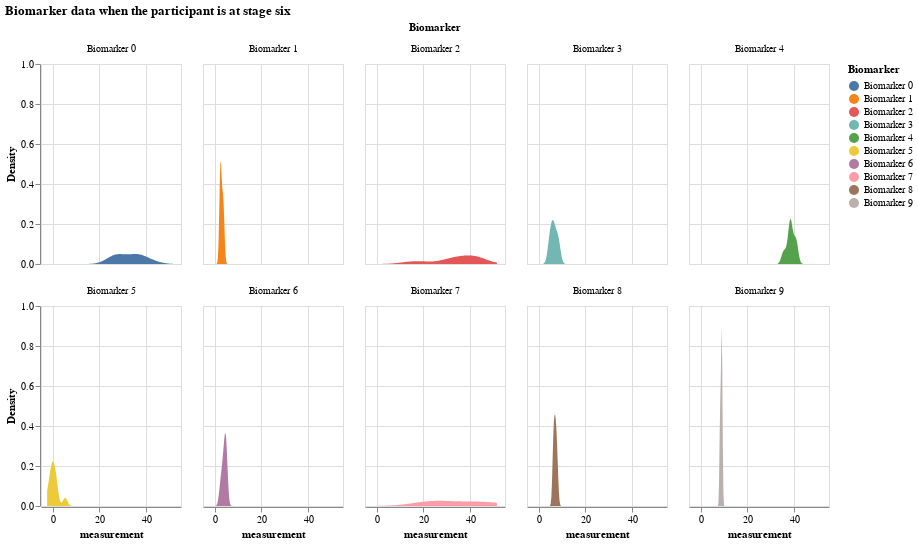

Here is the notebook cell this chart was saved with:
### Markdown cell above
### Distribution of all biomarker values when the participant is at a certain disease stage

### Code cell
# biomarker data when the participant is at stage 6
df_kj_6 = df_expanded[df_expanded.k_j == 6]
df_kj_6

alt.Chart(df_kj_6).transform_density(
    'measurement',
    as_=['measurement', 'Density'],
    groupby=['Biomarker']
).mark_area().encode(
    x="measurement:Q",
    y="Density:Q",
    facet = alt.Facet(
        "Biomarker:N",
        columns = 5
    ),
    color=alt.Color(
        'Biomarker:N'
    )
).properties(
    width= 140,
    height = 200,
).properties(
    title='Biomarker data when the participant is at stage six'
)

### Figure 1 — Vega-Lite specification as saved in the notebook (floating-point values rounded to 4 significant figures)
{"config": {"view": {"continuousWidth": 300, "continuousHeight": 300}}, "data": {"name": "data-7658933445d527da72179fa3f247dd22"}, "mark": {"type": "area"}, "encoding": {"color": {"field": "Biomarker", "type": "nominal"}, "facet": {"columns": 5, "field": "Biomarker", "type": "nominal"}, "x": {"field": "measurement", "type": "quantitative"}, "y": {"field": "Density", "type": "quantitative"}}, "height": 200, "title": "Biomarker data when the participant is at stage six", "transform": [{"density": "measurement", "groupby": ["Biomarker"], "as": ["measurement", "Density"]}], "width": 140, "$schema": "https://vega.github.io/schema/vega-lite/v5.16.3.json", "datasets": {"data-7658933445d527da72179fa3f247dd22": [{"Biomarker": "Biomarker 0", "participant": 3, "measurement": 25.87, "k_j": 6, "S_n": 8, "affected_or_not": "not_affected"}, {"Biomarker": "Biomarker 0", "participant": 11, "measurement": 36.12, "k_j": 6, "S_n": 8, "affected_or_not": "not_affected"}, {"Biomarker": "Biomarker 0", "participant": 12, "measurement": 35.45, "k_j": 6, "S_n": 8, "affected_or_not": "not_affected"}, {"Biomarker": "Biomarker 0", "participant": 36, "measurement": 38.12, "k_j": 6, "S_n": 8, "affected_or_not": "not_affected"}, {"Biomarker": "Biomarker 0", "participant": 42, "measurement": 26.65, "k_j": 6, "S_n": 8, "affected_or_not": "not_affected"}, {"Biomarker": "Biomarker 0", "participant": 48, "measurement": 42.76, "k_j": 6, "S_n": 8, "affected_or_not": "not_affected"}, {"Biomarker": "Biomarker 0", "participant": 52, "measurement": 36.99, "k_j": 6, "S_n": 8, "affected_or_not": "not_affected"}, {"Biomarker": "Biomarker 0", "participant": 58, "measurement": 28.02, "k_j": 6, "S_n": 8, "affected_or_not": "not_affected"}, {"Biomarker": "Biomarker 0", "participant": 78, "measurement": 27.15, "k_j": 6, "S_n": 8, "affected_or_not": "not_affected"}, {"Biomarker": "Biomarker 0", "participant": 90, "measurement": 31.7, "k_j": 6, "S_n": 8, "affected_or_not": "not_affected"}, {"Biomarker": "Biomarker 1", "participant": 3, "measurement": 3.635, "k_j": 6, "S_n": 4, "affected_or_not": "affected"}, {"Biomarker": "Biomarker 1", "participant": 11, "measurement": 3.71, "k_j": 6, "S_n": 4, "affected_or_not": "affected"}, {"Biomarker": "Biomarker 1", "participant": 12, "measurement": 2.24, "k_j": 6, "S_n": 4, "affected_or_not": "affected"}, {"Biomarker": "Biomarker 1", "participant": 36, "measurement": 2.569, "k_j": 6, "S_n": 4, "affected_or_not": "affected"}, {"Biomarker": "Biomarker 1", "participant": 42, "measurement": 4.035, "k_j": 6, "S_n": 4, "affected_or_not": "affected"}, {"Biomarker": "Biomarker 1", "participant": 48, "measurement": 2.333, "k_j": 6, "S_n": 4, "affected_or_not": "affected"}, {"Biomarker": "Biomarker 1", "participant": 52, "measurement": 2.448, "k_j": 6, "S_n": 4, "affected_or_not": "affected"}, {"Biomarker": "Biomarker 1", "participant": 58, "measurement": 3.191, "k_j": 6, "S_n": 4, "affected_or_not": "affected"}, {"Biomarker": "Biomarker 1", "participant": 78, "measurement": 2.99, "k_j": 6, "S_n": 4, "affected_or_not": "affected"}, {"Biomarker": "Biomarker 1", "participant": 90, "measurement": 2.543, "k_j": 6, "S_n": 4, "affected_or_not": "affected"}, {"Biomarker": "Biomarker 2", "participant": 3, "measurement": 40.28, "k_j": 6, "S_n": 7, "affected_or_not": "not_affected"}, {"Biomarker": "Biomarker 2", "participant": 11, "measurement": 31.05, "k_j": 6, "S_n": 7, "affected_or_not": "not_affected"}, {"Biomarker": "Biomarker 2", "participant": 12, "measurement": 32.88, "k_j": 6, "S_n": 7, "affected_or_not": "not_affected"}, {"Biomarker": "Biomarker 2", "participant": 36, "measurement": 43.06, "k_j": 6, "S_n": 7, "affected_or_not": "not_affected"}, {"Biomarker": "Biomarker 2", "participant": 42, "measurement": 19.31, "k_j": 6, "S_n": 7, "affected_or_not": "not_affected"}, {"Biomarker": "Biomarker 2", "participant": 48, "measurement": 33.28, "k_j": 6, "S_n": 7, "affected_or_not": "not_affected"}, {"Biomarker": "Biomarker 2", "participant": 52, "measurement": 43.31, "k_j": 6, "S_n": 7, "affected_or_not": "not_affected"}, {"Biomarker": "Biomarker 2", "participant": 58, "measurement": 38.27, "k_j": 6, "S_n": 7, "affected_or_not": "not_affected"}, {"Biomarker": "Biomarker 2", "participant": 78, "measurement": 42.4, "k_j": 6, "S_n": 7, "affected_or_not": "not_affected"}, {"Biomarker": "Biomarker 2", "participant": 90, "measurement": 14.41, "k_j": 6, "S_n": 7, "affected_or_not": "not_affected"}, {"Biomarker": "Biomarker 3", "participant": 3, "measurement": 8.062, "k_j": 6, "S_n": 3, "affected_or_not": "affected"}, {"Biomarker": "Biomarker 3", "participant": 11, "measurement": 5.102, "k_j": 6, "S_n": 3, "affected_or_not": "affected"}, {"Biomarker": "Biomarker 3", "participant": 12, "measurement": 8.664, "k_j": 6, "S_n": 3, "affected_or_not": "affected"}, {"Biomarker": "Biomarker 3", "participant": 36, "measurement": 4.661, "k_j": 6, "S_n": 3, "affected_or_not": "affected"}, {"Biomarker": "Biomarker 3", "participant": 42, "measurement": 6.561, "k_j": 6, "S_n": 3, "affected_or_not": "affected"}, {"Biomarker": "Biomarker 3", "participant": 48, "measurement": 6.065, "k_j": 6, "S_n": 3, "affected_or_not": "affected"}, {"Biomarker": "Biomarker 3", "participant": 52, "measurement": 8.287, "k_j": 6, "S_n": 3, "affected_or_not": "affected"}, {"Biomarker": "Biomarker 3", "participant": 58, "measurement": 4.894, "k_j": 6, "S_n": 3, "affected_or_not": "affected"}, {"Biomarker": "Biomarker 3", "participant": 78, "measurement": 6.295, "k_j": 6, "S_n": 3, "affected_or_not": "affected"}, {"Biomarker": "Biomarker 3", "participant": 90, "measurement": 6.675, "k_j": 6, "S_n": 3, "affected_or_not": "affected"}, {"Biomarker": "Biomarker 4", "participant": 3, "measurement": 35.24, "k_j": 6, "S_n": 9, "affected_or_not": "not_affected"}, {"Biomarker": "Biomarker 4", "participant": 11, "measurement": 41.21, "k_j": 6, "S_n": 9, "affected_or_not": "not_affected"}, {"Biomarker": "Biomarker 4", "participant": 12, "measurement": 39.17, "k_j": 6, "S_n": 9, "affected_or_not": "not_affected"}, {"Biomarker": "Biomarker 4", "participant": 36, "measurement": 38.11, "k_j": 6, "S_n": 9, "affected_or_not": "not_affected"}, {"Biomarker": "Biomarker 4", "participant": 42, "measurement": 36.6, "k_j": 6, "S_n": 9, "affected_or_not": "not_affected"}, {"Biomarker": "Biomarker 4", "participant": 48, "measurement": 38.48, "k_j": 6, "S_n": 9, "affected_or_not": "not_affected"}, {"Biomarker": "Biomarker 4", "participant": 52, "measurement": 38.39, "k_j": 6, "S_n": 9, "affected_or_not": "not_affected"}, {"Biomarker": "Biomarker 4", "participant": 58, "measurement": 40.11, "k_j": 6, "S_n": 9, "affected_or_not": "not_affected"}, {"Biomarker": "Biomarker 4", "participant": 78, "measurement": 38.26, "k_j": 6, "S_n": 9, "affected_or_not": "not_affected"}, {"Biomarker": "Biomarker 4", "participant": 90, "measurement": 40.9, "k_j": 6, "S_n": 9, "affected_or_not": "not_affected"}, {"Biomarker": "Biomarker 5", "participant": 3, "measurement": -0.7957, "k_j": 6, "S_n": 2, "affected_or_not": "affected"}, {"Biomarker": "Biomarker 5", "participant": 11, "measurement": 1.407, "k_j": 6, "S_n": 2, "affected_or_not": "affected"}, {"Biomarker": "Biomarker 5", "participant": 12, "measurement": 1.59, "k_j": 6, "S_n": 2, "affected_or_not": "affected"}, {"Biomarker": "Biomarker 5", "participant": 36, "measurement": -0.00607, "k_j": 6, "S_n": 2, "affected_or_not": "affected"}, {"Biomarker": "Biomarker 5", "participant": 42, "measurement": 5.335, "k_j": 6, "S_n": 2, "affected_or_not": "affected"}, {"Biomarker": "Biomarker 5", "participant": 48, "measurement": -0.3945, "k_j": 6, "S_n": 2, "affected_or_not": "affected"}, {"Biomarker": "Biomarker 5", "participant": 52, "measurement": 0.8739, "k_j": 6, "S_n": 2, "affected_or_not": "affected"}, {"Biomarker": "Biomarker 5", "participant": 58, "measurement": 0.3375, "k_j": 6, "S_n": 2, "affected_or_not": "affected"}, {"Biomarker": "Biomarker 5", "participant": 78, "measurement": -2.378, "k_j": 6, "S_n": 2, "affected_or_not": "affected"}, {"Biomarker": "Biomarker 5", "participant": 90, "measurement": -1.105, "k_j": 6, "S_n": 2, "affected_or_not": "affected"}, {"Biomarker": "Biomarker 6", "participant": 3, "measurement": 4.368, "k_j": 6, "S_n": 5, "affected_or_not": "affected"}, {"Biomarker": "Biomarker 6", "participant": 11, "measurement": 5.175, "k_j": 6, "S_n": 5, "affected_or_not": "affected"}, {"Biomarker": "Biomarker 6", "participant": 12, "measurement": 3.939, "k_j": 6, "S_n": 5, "affected_or_not": "affected"}, {"Biomarker": "Biomarker 6", "participant": 36, "measurement": 3.0, "k_j": 6, "S_n": 5, "affected_or_not": "affected"}, {"Biomarker": "Biomarker 6", "participant": 42, "measurement": 3.405, "k_j": 6, "S_n": 5, "affected_or_not": "affected"}, {"Biomarker": "Biomarker 6", "participant": 48, "measurement": 2.298, "k_j": 6, "S_n": 5, "affected_or_not": "affected"}, {"Biomarker": "Biomarker 6", "participant": 52, "measurement": 5.075, "k_j": 6, "S_n": 5, "affected_or_not": "affected"}, {"Biomarker": "Biomarker 6", "participant": 58, "measurement": 4.923, "k_j": 6, "S_n": 5, "affected_or_not": "affected"}, {"Biomarker": "Biomarker 6", "participant": 78, "measurement": 4.18, "k_j": 6, "S_n": 5, "affected_or_not": "affected"}, {"Biomarker": "Biomarker 6", "participant": 90, "measurement": 4.673, "k_j": 6, "S_n": 5, "affected_or_not": "affected"}, {"Biomarker": "Biomarker 7", "participant": 3, "measurement": 18.31, "k_j": 6, "S_n": 10, "affected_or_not": "not_affected"}, {"Biomarker": "Biomarker 7", "participant": 11, "measurement": 22.17, "k_j": 6, "S_n": 10, "affected_or_not": "not_affected"}, {"Biomarker": "Biomarker 7", "participant": 12, "measurement": 27.86, "k_j": 6, "S_n": 10, "affected_or_not": "not_affected"}, {"Biomarker": "Biomarker 7", "participant": 36, "measurement": 39.33, "k_j": 6, "S_n": 10, "affected_or_not": "not_affected"}, {"Biomarker": "Biomarker 7", "participant": 42, "measurement": 49.04, "k_j": 6, "S_n": 10, "affected_or_not": "not_affected"}, {"Biomarker": "Biomarker 7", "participant": 48, "measurement": 44.32, "k_j": 6, "S_n": 10, "affected_or_not": "not_affected"}, {"Biomarker": "Biomarker 7", "participant": 52, "measurement": 37.92, "k_j": 6, "S_n": 10, "affected_or_not": "not_affected"}, {"Biomarker": "Biomarker 7", "participant": 58, "measurement": 26.36, "k_j": 6, "S_n": 10, "affected_or_not": "not_affected"}, {"Biomarker": "Biomarker 7", "participant": 78, "measurement": 24.83, "k_j": 6, "S_n": 10, "affected_or_not": "not_affected"}, {"Biomarker": "Biomarker 7", "participant": 90, "measurement": 51.54, "k_j": 6, "S_n": 10, "affected_or_not": "not_affected"}, {"Biomarker": "Biomarker 8", "participant": 3, "measurement": 6.892, "k_j": 6, "S_n": 1, "affected_or_not": "affected"}, {"Biomarker": "Biomarker 8", "participant": 11, "measurement": 7.808, "k_j": 6, "S_n": 1, "affected_or_not": "affected"}, {"Biomarker": "Biomarker 8", "participant": 12, "measurement": 8.192, "k_j": 6, "S_n": 1, "affected_or_not": "affected"}, {"Biomarker": "Biomarker 8", "participant": 36, "measurement": 6.362, "k_j": 6, "S_n": 1, "affected_or_not": "affected"}, {"Biomarker": "Biomarker 8", "participant": 42, "measurement": 7.155, "k_j": 6, "S_n": 1, "affected_or_not": "affected"}, {"Biomarker": "Biomarker 8", "participant": 48, "measurement": 7.315, "k_j": 6, "S_n": 1, "affected_or_not": "affected"}, {"Biomarker": "Biomarker 8", "participant": 52, "measurement": 6.359, "k_j": 6, "S_n": 1, "affected_or_not": "affected"}, {"Biomarker": "Biomarker 8", "participant": 58, "measurement": 6.185, "k_j": 6, "S_n": 1, "affected_or_not": "affected"}, {"Biomarker": "Biomarker 8", "participant": 78, "measurement": 7.62, "k_j": 6, "S_n": 1, "affected_or_not": "affected"}, {"Biomarker": "Biomarker 8", "participant": 90, "measurement": 6.837, "k_j": 6, "S_n": 1, "affected_or_not": "affected"}, {"Biomarker": "Biomarker 9", "participant": 3, "measurement": 8.336, "k_j": 6, "S_n": 6, "affected_or_not": "affected"}, {"Biomarker": "Biomarker 9", "participant": 11, "measurement": 8.736, "k_j": 6, "S_n": 6, "affected_or_not": "affected"}, {"Biomarker": "Biomarker 9", "participant": 12, "measurement": 8.961, "k_j": 6, "S_n": 6, "affected_or_not": "affected"}, {"Biomarker": "Biomarker 9", "participant": 36, "measurement": 9.257, "k_j": 6, "S_n": 6, "affected_or_not": "affected"}, {"Biomarker": "Biomarker 9", "participant": 42, "measurement": 8.906, "k_j": 6, "S_n": 6, "affected_or_not": "affected"}, {"Biomarker": "Biomarker 9", "participant": 48, "measurement": 8.47, "k_j": 6, "S_n": 6, "affected_or_not": "affected"}, {"Biomarker": "Biomarker 9", "participant": 52, "measurement": 9.345, "k_j": 6, "S_n": 6, "affected_or_not": "affected"}, {"Biomarker": "Biomarker 9", "participant": 58, "measurement": 8.173, "k_j": 6, "S_n": 6, "affected_or_not": "affected"}, {"Biomarker": "Biomarker 9", "participant": 78, "measurement": 9.026, "k_j": 6, "S_n": 6, "affected_or_not": "affected"}, {"Biomarker": "Biomarker 9", "participant": 90, "measurement": 9.007, "k_j": 6, "S_n": 6, "affected_or_not": "affected"}]}}
